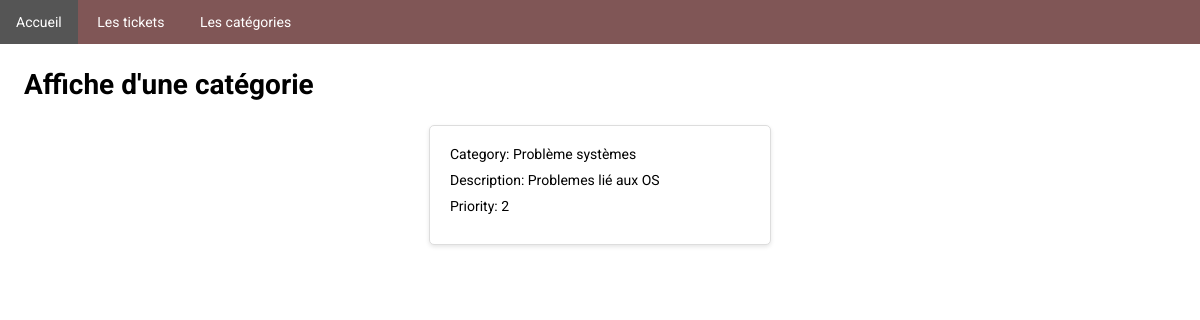
Screenshot of /ticket/read_category/3/ with the database file from the repository.
### ticket/models.py (models this page shows, shortened)
class Category(models.Model):
    name = models.CharField(max_length=200)
    description = models.TextField()
    priority_choices = (
        (1, 'Low'),
        (2, 'Medium'),
        (3, 'High'),
    )
    priority = models.IntegerField(choices=priority_choices, default=1)

### ticket/views.py (the view)
# urls.py: path('read_category/<int:category_id>/', views.read_category, name='read_category'),
def read_category(request, category_id):
    category = Category.objects.get(id=category_id)
    return render(request, 'ticket/affiche_category.html', {'category': category})

### ticket/templates/ticket/affiche_category.html (shortened to what this page needs)
{% extends 'ticket/main.html' %}
{% block content %}
<h1>Affiche d'une catégorie</h1>
<div class="ticket-container">
    <div class="ticket">
        <p>Category: {{ category.name }}</p>
        <p>Description: {{ category.description }}</p>
        <p>Priority: {{ category.priority }}</p>
    </div>
</div>
{% endblock %}

### ticket/static/style.css (style rules this page uses)
body { margin: 0; font-size: 14px; font-family: "Roboto", sans-serif; }
h1 { margin: 2%; }
.ticket-container { display: flex; flex-wrap: wrap; margin: 2%; justify-content: space-around; gap: 20px; }
.ticket { border: 1px solid #dddddd; border-radius: 5px; padding: 20px; width: 300px; background-color: #ffffff; box-shadow: 0px 2px 4px rgba(0, 0, 0, 0.1); }
.ticket p { margin: 0; margin-bottom: 10px; }

### rows the page displays
Category: name "Problème systèmes", description "Problemes lié aux OS", priority "2"
